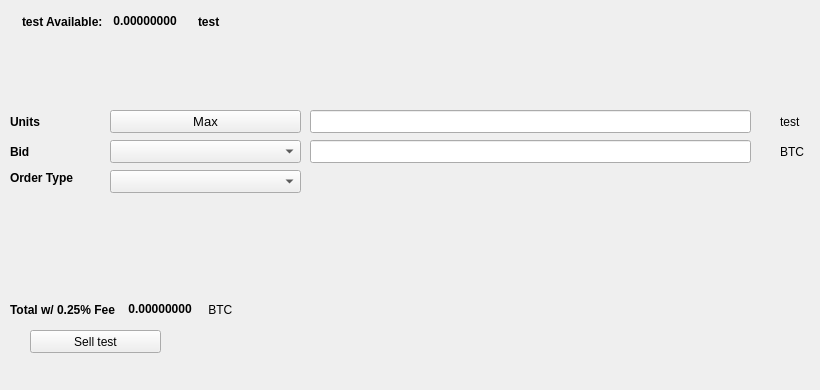
   <widget class="QWidget" name="SellTab">
    <attribute name="title">
     <string>Sell</string>
    </attribute>
    <widget class="QLabel" name="label_16">
     <property name="geometry">
      <rect>
       <x>780</x>
       <y>140</y>
       <width>31</width>
       <height>23</height>
      </rect>
     </property>
     <property name="text">
      <string>BTC</string>
     </property>
    </widget>
    <widget class="QComboBox" name="SellBidcomboBox">
     <property name="geometry">
      <rect>
       <x>110</x>
       <y>140</y>
       <width>191</width>
       <height>23</height>
      </rect>
     </property>
     <property name="font">
      <font>
       <pointsize>10</pointsize>
      </font>
     </property>
    </widget>
    <widget class="QLabel" name="label_18">
     <property name="geometry">
      <rect>
       <x>10</x>
       <y>110</y>
       <width>46</width>
       <height>23</height>
      </rect>
     </property>
     <property name="font">
      <font>
       <weight>75</weight>
       <bold>true</bold>
      </font>
     </property>
     <property name="text">
      <string>Units</string>
     </property>
    </widget>
    <widget class="QPushButton" name="Sell_Max_Amount">
     <property name="geometry">
      <rect>
       <x>110</x>
       <y>110</y>
       <width>191</width>
       <height>23</height>
      </rect>
     </property>
     <property name="font">
      <font>
       <pointsize>10</pointsize>
      </font>
     </property>
     <property name="text">
      <string>Max</string>
     </property>
    </widget>
    <widget class="QLabel" name="label_20">
     <property name="geometry">
      <rect>
       <x>10</x>
       <y>170</y>
       <width>91</width>
       <height>16</height>
      </rect>
     </property>
     <property name="font">
      <font>
       <weight>75</weight>
       <bold>true</bold>
      </font>
     </property>
     <property name="text">
      <string>Order Type</string>
     </property>
    </widget>
    <widget class="QComboBox" name="SellOrdertypeCombo">
     <property name="geometry">
      <rect>
       <x>110</x>
       <y>170</y>
       <width>191</width>
       <height>23</height>
      </rect>
     </property>
     <property name="font">
      <font>
       <pointsize>10</pointsize>
      </font>
     </property>
    </widget>
    <widget class="QLabel" name="label_21">
     <property name="geometry">
      <rect>
       <x>10</x>
       <y>140</y>
       <width>46</width>
       <height>23</height>
      </rect>
     </property>
     <property name="font">
      <font>
       <weight>75</weight>
       <bold>true</bold>
      </font>
     </property>
     <property name="text">
      <string>Bid</string>
     </property>
    </widget>
    <widget class="QLabel" name="label_22">
     <property name="geometry">
      <rect>
       <x>780</x>
       <y>110</y>
       <width>31</width>
       <height>23</height>
      </rect>
     </property>
     <property name="text">
      <string>test</string>
     </property>
    </widget>
    <widget class="QLineEdit" name="UnitsInputtest">
     <property name="geometry">
      <rect>
       <x>310</x>
       <y>110</y>
       <width>441</width>
       <height>23</height>
      </rect>
     </property>
     <property name="font">
      <font>
       <pointsize>9</pointsize>
       <weight>75</weight>
       <bold>true</bold>
      </font>
     </property>
    </widget>
    <widget class="QLineEdit" name="SellBidPriceEdit">
     <property name="geometry">
      <rect>
       <x>310</x>
       <y>140</y>
       <width>441</width>
       <height>23</height>
      </rect>
     </property>
     <property name="font">
      <font>
       <pointsize>9</pointsize>
       <weight>75</weight>
       <bold>true</bold>
      </font>
     </property>
    </widget>
    <widget class="QPushButton" name="SelltestBTN">
     <property name="geometry">
      <rect>
       <x>30</x>
       <y>330</y>
       <width>131</width>
       <height>23</height>
      </rect>
     </property>
     <property name="text">
      <string>Sell test</string>
     </property>
     <property name="icon">
      <iconset resource="../test">
       <normaloff>:/icons/bitcoin</normaloff>:/icons/bitcoin</iconset>
     </property>
    </widget>
    <widget class="QWidget" name="layoutWidget3">
     <property name="geometry">
      <rect>
       <x>22</x>
       <y>12</y>
       <width>258</width>
       <height>19</height>
      </rect>
     </property>
     <layout class="QHBoxLayout" name="horizontalLayout">
      <item>
       <widget class="QLabel" name="label232_2">
        <property name="font">
         <font>
          <weight>75</weight>
          <bold>true</bold>
         </font>
        </property>
        <property name="text">
         <string>test Available:</string>
        </property>
       </widget>
      </item>
      <item>
       <widget class="QLabel" name="testAvailableLabel">
        <property name="palette">
         <palette>
          <active>
           <colorrole role="WindowText">
            <brush brushstyle="SolidPattern">
             <color alpha="255">
              <red>0</red>
              <green>0</green>
              <blue>0</blue>
             </color>
            </brush>
           </colorrole>
           <colorrole role="Button">
            <brush brushstyle="SolidPattern">
             <color alpha="255">
              <red>0</red>
              <green>170</green>
              <blue>0</blue>
             </color>
            </brush>
           </colorrole>
           <colorrole role="Light">
            <brush brushstyle="SolidPattern">
             <color alpha="255">
              <red>0</red>
              <green>255</green>
              <blue>0</blue>
             </color>
            </brush>
           </colorrole>
           <colorrole role="Midlight">
            <brush brushstyle="SolidPattern">
             <color alpha="255">
              <red>0</red>
              <green>212</green>
              <blue>0</blue>
             </color>
            </brush>
           </colorrole>
           <colorrole role="Dark">
            <brush brushstyle="SolidPattern">
             <color alpha="255">
              <red>0</red>
              <green>85</green>
              <blue>0</blue>
             </color>
            </brush>
           </colorrole>
           <colorrole role="Mid">
            <brush brushstyle="SolidPattern">
             <color alpha="255">
              <red>0</red>
              <green>113</green>
              <blue>0</blue>
             </color>
            </brush>
           </colorrole>
           <colorrole role="Text">
            <brush brushstyle="SolidPattern">
             <color alpha="255">
              <red>0</red>
              <green>170</green>
              <blue>0</blue>
             </color>
            </brush>
           </colorrole>
           <colorrole role="BrightText">
            <brush brushstyle="SolidPattern">
             <color alpha="255">
              <red>255</red>
              <green>255</green>
              <blue>255</blue>
             </color>
            </brush>
           </colorrole>
           <colorrole role="ButtonText">
            <brush brushstyle="SolidPattern">
             <color alpha="255">
              <red>0</red>
              <green>0</green>
              <blue>0</blue>
             </color>
            </brush>
           </colorrole>
           <colorrole role="Base">
            <brush brushstyle="SolidPattern">
             <color alpha="255">
              <red>255</red>
              <green>255</green>
              <blue>255</blue>
             </color>
            </brush>
           </colorrole>
           <colorrole role="Window">
            <brush brushstyle="SolidPattern">
             <color alpha="255">
              <red>0</red>
              <green>170</green>
              <blue>0</blue>
             </color>
            </brush>
           </colorrole>
           <colorrole role="Shadow">
            <brush brushstyle="SolidPattern">
             <color alpha="255">
              <red>0</red>
              <green>0</green>
              <blue>0</blue>
             </color>
            </brush>
           </colorrole>
           <colorrole role="AlternateBase">
            <brush brushstyle="SolidPattern">
             <color alpha="255">
              <red>127</red>
              <green>212</green>
              <blue>127</blue>
             </color>
            </brush>
           </colorrole>
           <colorrole role="ToolTipBase">
            <brush brushstyle="SolidPattern">
             <color alpha="255">
              <red>255</red>
              <green>255</green>
              <blue>220</blue>
             </color>
            </brush>
           </colorrole>
           <colorrole role="ToolTipText">
            <brush brushstyle="SolidPattern">
             <color alpha="255">
              <red>0</red>
              <green>0</green>
              <blue>0</blue>
             </color>
            </brush>
           </colorrole>
          </active>
          <inactive>
           <colorrole role="WindowText">
            <brush brushstyle="SolidPattern">
             <color alpha="255">
              <red>0</red>
              <green>0</green>
              <blue>0</blue>
             </color>
            </brush>
           </colorrole>
           <colorrole role="Button">
            <brush brushstyle="SolidPattern">
             <color alpha="255">
              <red>0</red>
              <green>170</green>
              <blue>0</blue>
             </color>
            </brush>
           </colorrole>
           <colorrole role="Light">
            <brush brushstyle="SolidPattern">
             <color alpha="255">
              <red>0</red>
              <green>255</green>
              <blue>0</blue>
             </color>
            </brush>
           </colorrole>
           <colorrole role="Midlight">
            <brush brushstyle="SolidPattern">
             <color alpha="255">
              <red>0</red>
              <green>212</green>
              <blue>0</blue>
             </color>
            </brush>
           </colorrole>
           <colorrole role="Dark">
            <brush brushstyle="SolidPattern">
             <color alpha="255">
              <red>0</red>
              <green>85</green>
              <blue>0</blue>
             </color>
            </brush>
           </colorrole>
           <colorrole role="Mid">
            <brush brushstyle="SolidPattern">
             <color alpha="255">
              <red>0</red>
              <green>113</green>
              <blue>0</blue>
             </color>
            </brush>
           </colorrole>
           <colorrole role="Text">
            <brush brushstyle="SolidPattern">
             <color alpha="255">
              <red>0</red>
              <green>170</green>
              <blue>0</blue>
             </color>
            </brush>
           </colorrole>
           <colorrole role="BrightText">
            <brush brushstyle="SolidPattern">
             <color alpha="255">
              <red>255</red>
              <green>255</green>
              <blue>255</blue>
             </color>
            </brush>
           </colorrole>
           <colorrole role="ButtonText">
            <brush brushstyle="SolidPattern">
             <color alpha="255">
              <red>0</red>
              <green>0</green>
              <blue>0</blue>
             </color>
            </brush>
           </colorrole>
           <colorrole role="Base">
            <brush brushstyle="SolidPattern">
             <color alpha="255">
              <red>255</red>
              <green>255</green>
              <blue>255</blue>
             </color>
            </brush>
           </colorrole>
           <colorrole role="Window">
            <brush brushstyle="SolidPattern">
             <color alpha="255">
              <red>0</red>
              <green>170</green>
              <blue>0</blue>
             </color>
            </brush>
           </colorrole>
           <colorrole role="Shadow">
            <brush brushstyle="SolidPattern">
             <color alpha="255">
              <red>0</red>
              <green>0</green>
              <blue>0</blue>
             </color>
            </brush>
           </colorrole>
           <colorrole role="AlternateBase">
            <brush brushstyle="SolidPattern">
             <color alpha="255">
              <red>127</red>
              <green>212</green>
              <blue>127</blue>
             </color>
            </brush>
           </colorrole>
           <colorrole role="ToolTipBase">
            <brush brushstyle="SolidPattern">
             <color alpha="255">
              <red>255</red>
              <green>255</green>
              <blue>220</blue>
             </color>
            </brush>
           </colorrole>
           <colorrole role="ToolTipText">
            <brush brushstyle="SolidPattern">
             <color alpha="255">
              <red>0</red>
              <green>0</green>
              <blue>0</blue>
             </color>
            </brush>
           </colorrole>
          </inactive>
          <disabled>
           <colorrole role="WindowText">
            <brush brushstyle="SolidPattern">
             <color alpha="255">
              <red>0</red>
              <green>85</green>
              <blue>0</blue>
             </color>
            </brush>
           </colorrole>
           <colorrole role="Button">
            <brush brushstyle="SolidPattern">
             <color alpha="255">
              <red>0</red>
              <green>170</green>
              <blue>0</blue>
             </color>
            </brush>
           </colorrole>
           <colorrole role="Light">
            <brush brushstyle="SolidPattern">
             <color alpha="255">
              <red>0</red>
              <green>255</green>
              <blue>0</blue>
             </color>
            </brush>
           </colorrole>
           <colorrole role="Midlight">
            <brush brushstyle="SolidPattern">
             <color alpha="255">
              <red>0</red>
              <green>212</green>
              <blue>0</blue>
             </color>
            </brush>
           </colorrole>
           <colorrole role="Dark">
            <brush brushstyle="SolidPattern">
             <color alpha="255">
              <red>0</red>
              <green>85</green>
              <blue>0</blue>
             </color>
            </brush>
           </colorrole>
           <colorrole role="Mid">
            <brush brushstyle="SolidPattern">
             <color alpha="255">
              <red>0</red>
              <green>113</green>
              <blue>0</blue>
             </color>
            </brush>
           </colorrole>
           <colorrole role="Text">
            <brush brushstyle="SolidPattern">
             <color alpha="255">
              <red>0</red>
              <green>85</green>
              <blue>0</blue>
             </color>
            </brush>
           </colorrole>
           <colorrole role="BrightText">
            <brush brushstyle="SolidPattern">
             <color alpha="255">
              <red>255</red>
              <green>255</green>
              <blue>255</blue>
             </color>
            </brush>
           </colorrole>
           <colorrole role="ButtonText">
            <brush brushstyle="SolidPattern">
             <color alpha="255">
              <red>0</red>
              <green>85</green>
              <blue>0</blue>
             </color>
            </brush>
           </colorrole>
           <colorrole role="Base">
            <brush brushstyle="SolidPattern">
             <color alpha="255">
              <red>0</red>
              <green>170</green>
              <blue>0</blue>
             </color>
            </brush>
           </colorrole>
           <colorrole role="Window">
            <brush brushstyle="SolidPattern">
             <color alpha="255">
              <red>0</red>
              <green>170</green>
              <blue>0</blue>
             </color>
            </brush>
           </colorrole>
           <colorrole role="Shadow">
            <brush brushstyle="SolidPattern">
             <color alpha="255">
              <red>0</red>
              <green>0</green>
              <blue>0</blue>
             </color>
            </brush>
           </colorrole>
           <colorrole role="AlternateBase">
            <brush brushstyle="SolidPattern">
             <color alpha="255">
              <red>0</red>
              <green>170</green>
              <blue>0</blue>
             </color>
            </brush>
           </colorrole>
           <colorrole role="ToolTipBase">
            <brush brushstyle="SolidPattern">
             <color alpha="255">
              <red>255</red>
              <green>255</green>
              <blue>220</blue>
             </color>
            </brush>
           </colorrole>
           <colorrole role="ToolTipText">
            <brush brushstyle="SolidPattern">
             <color alpha="255">
              <red>0</red>
              <green>0</green>
              <blue>0</blue>
             </color>
            </brush>
           </colorrole>
          </disabled>
         </palette>
        </property>
        <property name="font">
         <font>
          <weight>75</weight>
          <bold>true</bold>
         </font>
        </property>
        <property name="text">
         <string> 0.00000000 </string>
        </property>
        <property name="textInteractionFlags">
         <set>Qt::LinksAccessibleByMouse|Qt::TextSelectableByKeyboard|Qt::TextSelectableByMouse</set>
        </property>
       </widget>
      </item>
      <item>
       <widget class="QLabel" name="labeltest">
        <property name="font">
         <font>
          <weight>75</weight>
          <bold>true</bold>
         </font>
        </property>
        <property name="text">
         <string>test</string>
        </property>
       </widget>
      </item>
     </layout>
    </widget>
    <widget class="QWidget" name="layoutWidget">
     <property name="geometry">
      <rect>
       <x>10</x>
       <y>300</y>
       <width>268</width>
       <height>19</height>
      </rect>
     </property>
     <layout class="QHBoxLayout" name="horizontalLayout_2">
      <item>
       <widget class="QLabel" name="label_19">
        <property name="font">
         <font>
          <weight>75</weight>
          <bold>true</bold>
         </font>
        </property>
        <property name="text">
         <string>Total w/ 0.25% Fee </string>
        </property>
       </widget>
      </item>
      <item>
       <widget class="QLabel" name="SellCostLabel">
        <property name="palette">
         <palette>
          <active>
           <colorrole role="WindowText">
            <brush brushstyle="SolidPattern">
             <color alpha="255">
              <red>0</red>
              <green>0</green>
              <blue>0</blue>
             </color>
            </brush>
           </colorrole>
           <colorrole role="Button">
            <brush brushstyle="SolidPattern">
             <color alpha="255">
              <red>0</red>
              <green>170</green>
              <blue>0</blue>
             </color>
            </brush>
           </colorrole>
           <colorrole role="Light">
            <brush brushstyle="SolidPattern">
             <color alpha="255">
              <red>0</red>
              <green>255</green>
              <blue>0</blue>
             </color>
            </brush>
           </colorrole>
           <colorrole role="Midlight">
            <brush brushstyle="SolidPattern">
             <color alpha="255">
              <red>0</red>
              <green>212</green>
              <blue>0</blue>
             </color>
            </brush>
           </colorrole>
           <colorrole role="Dark">
            <brush brushstyle="SolidPattern">
             <color alpha="255">
              <red>0</red>
              <green>85</green>
              <blue>0</blue>
             </color>
            </brush>
           </colorrole>
           <colorrole role="Mid">
            <brush brushstyle="SolidPattern">
             <color alpha="255">
              <red>0</red>
              <green>113</green>
              <blue>0</blue>
             </color>
            </brush>
           </colorrole>
           <colorrole role="Text">
            <brush brushstyle="SolidPattern">
             <color alpha="255">
              <red>0</red>
              <green>170</green>
              <blue>0</blue>
             </color>
            </brush>
           </colorrole>
           <colorrole role="BrightText">
            <brush brushstyle="SolidPattern">
             <color alpha="255">
              <red>255</red>
              <green>255</green>
              <blue>255</blue>
             </color>
            </brush>
           </colorrole>
           <colorrole role="ButtonText">
            <brush brushstyle="SolidPattern">
             <color alpha="255">
              <red>0</red>
              <green>0</green>
              <blue>0</blue>
             </color>
            </brush>
           </colorrole>
           <colorrole role="Base">
            <brush brushstyle="SolidPattern">
             <color alpha="255">
              <red>255</red>
              <green>255</green>
              <blue>255</blue>
             </color>
            </brush>
           </colorrole>
           <colorrole role="Window">
            <brush brushstyle="SolidPattern">
             <color alpha="255">
              <red>0</red>
              <green>170</green>
              <blue>0</blue>
             </color>
            </brush>
           </colorrole>
           <colorrole role="Shadow">
            <brush brushstyle="SolidPattern">
             <color alpha="255">
              <red>0</red>
              <green>0</green>
              <blue>0</blue>
             </color>
            </brush>
           </colorrole>
           <colorrole role="AlternateBase">
            <brush brushstyle="SolidPattern">
             <color alpha="255">
              <red>127</red>
              <green>212</green>
              <blue>127</blue>
             </color>
            </brush>
           </colorrole>
           <colorrole role="ToolTipBase">
            <brush brushstyle="SolidPattern">
             <color alpha="255">
              <red>255</red>
              <green>255</green>
              <blue>220</blue>
             </color>
            </brush>
           </colorrole>
           <colorrole role="ToolTipText">
            <brush brushstyle="SolidPattern">
             <color alpha="255">
              <red>0</red>
              <green>0</green>
              <blue>0</blue>
             </color>
            </brush>
           </colorrole>
          </active>
          <inactive>
           <colorrole role="WindowText">
            <brush brushstyle="SolidPattern">
             <color alpha="255">
              <red>0</red>
              <green>0</green>
              <blue>0</blue>
             </color>
            </brush>
           </colorrole>
           <colorrole role="Button">
            <brush brushstyle="SolidPattern">
             <color alpha="255">
              <red>0</red>
              <green>170</green>
              <blue>0</blue>
             </color>
            </brush>
           </colorrole>
           <colorrole role="Light">
            <brush brushstyle="SolidPattern">
             <color alpha="255">
              <red>0</red>
              <green>255</green>
              <blue>0</blue>
             </color>
            </brush>
           </colorrole>
           <colorrole role="Midlight">
            <brush brushstyle="SolidPattern">
             <color alpha="255">
              <red>0</red>
              <green>212</green>
              <blue>0</blue>
             </color>
            </brush>
           </colorrole>
           <colorrole role="Dark">
            <brush brushstyle="SolidPattern">
             <color alpha="255">
              <red>0</red>
              <green>85</green>
              <blue>0</blue>
             </color>
            </brush>
           </colorrole>
           <colorrole role="Mid">
            <brush brushstyle="SolidPattern">
             <color alpha="255">
              <red>0</red>
              <green>113</green>
              <blue>0</blue>
             </color>
            </brush>
           </colorrole>
           <colorrole role="Text">
            <brush brushstyle="SolidPattern">
             <color alpha="255">
              <red>0</red>
              <green>170</green>
              <blue>0</blue>
             </color>
            </brush>
           </colorrole>
           <colorrole role="BrightText">
            <brush brushstyle="SolidPattern">
             <color alpha="255">
              <red>255</red>
              <green>255</green>
              <blue>255</blue>
             </color>
            </brush>
           </colorrole>
           <colorrole role="ButtonText">
            <brush brushstyle="SolidPattern">
             <color alpha="255">
              <red>0</red>
              <green>0</green>
              <blue>0</blue>
             </color>
            </brush>
           </colorrole>
           <colorrole role="Base">
            <brush brushstyle="SolidPattern">
             <color alpha="255">
              <red>255</red>
              <green>255</green>
              <blue>255</blue>
             </color>
            </brush>
           </colorrole>
           <colorrole role="Window">
            <brush brushstyle="SolidPattern">
             <color alpha="255">
              <red>0</red>
              <green>170</green>
              <blue>0</blue>
             </color>
            </brush>
           </colorrole>
           <colorrole role="Shadow">
            <brush brushstyle="SolidPattern">
             <color alpha="255">
              <red>0</red>
              <green>0</green>
              <blue>0</blue>
             </color>
            </brush>
           </colorrole>
           <colorrole role="AlternateBase">
            <brush brushstyle="SolidPattern">
             <color alpha="255">
              <red>127</red>
              <green>212</green>
              <blue>127</blue>
             </color>
            </brush>
           </colorrole>
           <colorrole role="ToolTipBase">
            <brush brushstyle="SolidPattern">
             <color alpha="255">
              <red>255</red>
              <green>255</green>
              <blue>220</blue>
             </color>
            </brush>
           </colorrole>
           <colorrole role="ToolTipText">
            <brush brushstyle="SolidPattern">
             <color alpha="255">
              <red>0</red>
              <green>0</green>
              <blue>0</blue>
             </color>
            </brush>
           </colorrole>
          </inactive>
          <disabled>
           <colorrole role="WindowText">
            <brush brushstyle="SolidPattern">
             <color alpha="255">
              <red>0</red>
              <green>85</green>
              <blue>0</blue>
             </color>
            </brush>
           </colorrole>
           <colorrole role="Button">
            <brush brushstyle="SolidPattern">
             <color alpha="255">
              <red>0</red>
              <green>170</green>
              <blue>0</blue>
             </color>
            </brush>
           </colorrole>
           <colorrole role="Light">
            <brush brushstyle="SolidPattern">
             <color alpha="255">
              <red>0</red>
              <green>255</green>
              <blue>0</blue>
             </color>
            </brush>
           </colorrole>
           <colorrole role="Midlight">
            <brush brushstyle="SolidPattern">
             <color alpha="255">
              <red>0</red>
              <green>212</green>
              <blue>0</blue>
             </color>
            </brush>
           </colorrole>
           <colorrole role="Dark">
            <brush brushstyle="SolidPattern">
             <color alpha="255">
              <red>0</red>
              <green>85</green>
              <blue>0</blue>
             </color>
            </brush>
           </colorrole>
           <colorrole role="Mid">
            <brush brushstyle="SolidPattern">
             <color alpha="255">
              <red>0</red>
              <green>113</green>
              <blue>0</blue>
             </color>
            </brush>
           </colorrole>
           <colorrole role="Text">
            <brush brushstyle="SolidPattern">
             <color alpha="255">
              <red>0</red>
              <green>85</green>
              <blue>0</blue>
             </color>
            </brush>
           </colorrole>
           <colorrole role="BrightText">
            <brush brushstyle="SolidPattern">
             <color alpha="255">
              <red>255</red>
              <green>255</green>
              <blue>255</blue>
             </color>
            </brush>
           </colorrole>
           <colorrole role="ButtonText">
            <brush brushstyle="SolidPattern">
             <color alpha="255">
              <red>0</red>
              <green>85</green>
              <blue>0</blue>
             </color>
            </brush>
           </colorrole>
           <colorrole role="Base">
            <brush brushstyle="SolidPattern">
             <color alpha="255">
              <red>0</red>
              <green>170</green>
              <blue>0</blue>
             </color>
            </brush>
           </colorrole>
           <colorrole role="Window">
            <brush brushstyle="SolidPattern">
             <color alpha="255">
              <red>0</red>
              <green>170</green>
              <blue>0</blue>
             </color>
            </brush>
           </colorrole>
           <colorrole role="Shadow">
            <brush brushstyle="SolidPattern">
             <color alpha="255">
              <red>0</red>
              <green>0</green>
              <blue>0</blue>
             </color>
            </brush>
           </colorrole>
           <colorrole role="AlternateBase">
            <brush brushstyle="SolidPattern">
             <color alpha="255">
              <red>0</red>
              <green>170</green>
              <blue>0</blue>
             </color>
            </brush>
           </colorrole>
           <colorrole role="ToolTipBase">
            <brush brushstyle="SolidPattern">
             <color alpha="255">
              <red>255</red>
              <green>255</green>
              <blue>220</blue>
             </color>
            </brush>
           </colorrole>
           <colorrole role="ToolTipText">
            <brush brushstyle="SolidPattern">
             <color alpha="255">
              <red>0</red>
              <green>0</green>
              <blue>0</blue>
             </color>
            </brush>
           </colorrole>
          </disabled>
         </palette>
        </property>
        <property name="font">
         <font>
          <weight>75</weight>
          <bold>true</bold>
         </font>
        </property>
        <property name="autoFillBackground">
         <bool>false</bool>
        </property>
        <property name="text">
         <string> 0.00000000</string>
        </property>
        <property name="textInteractionFlags">
         <set>Qt::LinksAccessibleByMouse|Qt::TextSelectableByMouse</set>
        </property>
       </widget>
      </item>
      <item>
       <widget class="QLabel" name="label_17">
        <property name="font">
         <font>
          <weight>50</weight>
          <bold>false</bold>
         </font>
        </property>
        <property name="text">
         <string> BTC</string>
        </property>
       </widget>
      </item>
     </layout>
    </widget>
    <widget class="QLabel" name="label_23">
     <property name="geometry">
      <rect>
       <x>460</x>
       <y>300</y>
       <width>281</width>
       <height>81</height>
      </rect>
     </property>
     <property name="text">
      <string/>
     </property>
     <property name="pixmap">
      <pixmap>:/images/bittrex</pixmap>
     </property>
    </widget>
   </widget>
